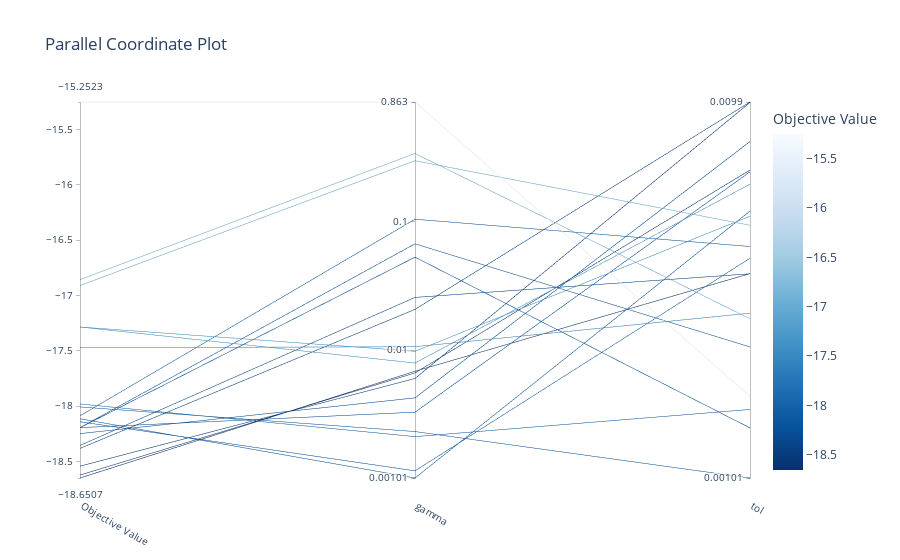

Write notebook code for a chart like this one.
### Code cell
# plot parallel coordinates
optuna.visualization.plot_parallel_coordinate(study)

### Figure 1 — Plotly figure (JSON) as saved in the notebook; plotly's stock layout.template omitted (floating-point values rounded to 4 significant figures)
{"data": [{"dimensions": [{"label": "Objective Value", "range": [-18.65, -15.25], "values": [-18.65, -16.86, -18.01, -16.91, -18.2, -18.25, -17.98, -15.25, -18.2, -18.62, -18.36, -18.38, -17.29, -17.47, -18.14, -18.2, -17.29, -18.54, -18.12, -18.09]}, {"label": "gamma", "range": [-2.998, -0.06413], "ticktext": ["0.00101", "0.01", "0.1", "0.863"], "tickvals": [-2.998, -2, -1, -0.06413], "values": [-2.165, -0.4657, -2.635, -0.5224, -1.275, -2.372, -2.675, -0.06413, -2.484, -2.178, -1.589, -1.682, -2.009, -1.973, -2.942, -1.17, -2.101, -2.221, -2.998, -0.9786]}, {"label": "tol", "range": [-2.995, -2.004], "ticktext": ["0.00101", "0.0099"], "tickvals": [-2.995, -2.004], "values": [-2.457, -2.575, -2.995, -2.329, -2.863, -2.109, -2.815, -2.78, -2.188, -2.184, -2.457, -2.004, -2.306, -2.561, -2.416, -2.65, -2.221, -2.005, -2.292, -2.385]}], "labelangle": 30, "labelside": "bottom", "line": {"color": [-18.65, -16.86, -18.01, -16.91, -18.2, -18.25, -17.98, -15.25, -18.2, -18.62, -18.36, -18.38, -17.29, -17.47, -18.14, -18.2, -17.29, -18.54, -18.12, -18.09], "colorbar": {"title": {"text": "Objective Value"}}, "colorscale": [[0, "rgb(247,251,255)"], [0.125, "rgb(222,235,247)"], [0.25, "rgb(198,219,239)"], [0.375, "rgb(158,202,225)"], [0.5, "rgb(107,174,214)"], [0.625, "rgb(66,146,198)"], [0.75, "rgb(33,113,181)"], [0.875, "rgb(8,81,156)"], [1, "rgb(8,48,107)"]], "reversescale": true, "showscale": true}, "type": "parcoords"}], "layout": {"title": {"text": "Parallel Coordinate Plot"}}}
